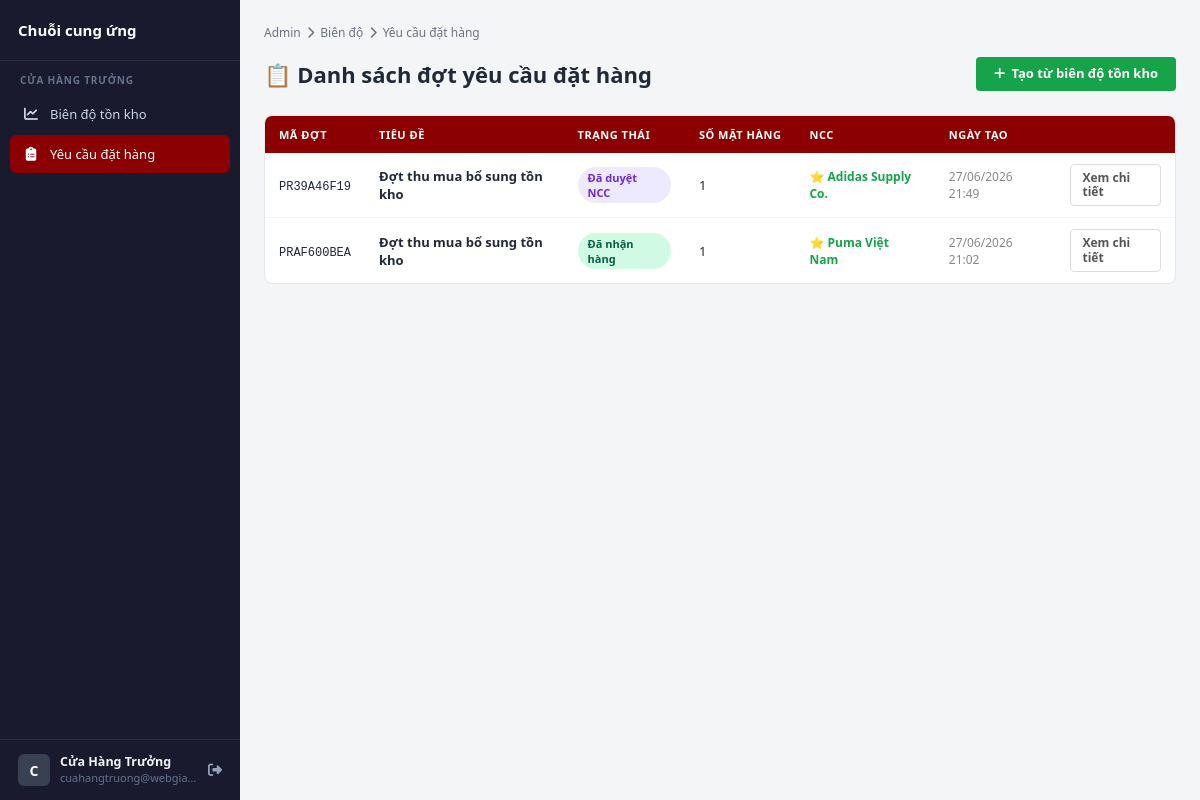
The page /supply/requests/ (signed in) on the database its author committed.
### apps/products/supply_models.py (models this page shows, shortened)
class PurchaseRequest(models.Model):
    class Status(models.TextChoices):
        DRAFT     = 'draft',     'Bản nháp'
        SENT      = 'sent',      'Đã gửi NCC'
        QUOTED    = 'quoted',    'NCC đã báo giá'
        APPROVED  = 'approved',  'Đã duyệt NCC'
        RECEIVED  = 'received',  'Đã nhận hàng'
        CANCELLED = 'cancelled', 'Đã hủy'
    code       = models.CharField(max_length=20, unique=True, blank=True)
    title      = models.CharField(max_length=200, default='Đợt thu mua bổ sung tồn kho')
    status     = models.CharField(max_length=20, choices=Status.choices, default=Status.DRAFT)
    note       = models.TextField(blank=True)
    created_by = models.ForeignKey(
        settings.AUTH_USER_MODEL, on_delete=models.SET_NULL,
        null=True, blank=True, related_name='purchase_requests',
    )
    suppliers  = models.ManyToManyField(
        Supplier, blank=True, verbose_name='Gửi đến NCC',
    )
    approved_supplier = models.ForeignKey(
        Supplier, on_delete=models.SET_NULL, null=True, blank=True,
        related_name='approved_requests', verbose_name='NCC được chọn',
    )
    approved_by  = models.ForeignKey(
        settings.AUTH_USER_MODEL, on_delete=models.SET_NULL,
        null=True, blank=True, related_name='approved_requests',
    )
    approved_at  = models.DateTimeField(null=True, blank=True)
    deadline     = models.DateField(null=True, blank=True, verbose_name='Hạn báo giá')
    created_at   = models.DateTimeField(auto_now_add=True)
    updated_at   = models.DateTimeField(auto_now=True)
    class Meta:
        verbose_name = 'Đợt yêu cầu đặt hàng'
        verbose_name_plural = 'Đợt yêu cầu đặt hàng'
        ordering = ['-created_at']
        permissions = [
            ('can_approve_purchase', 'Có thể duyệt đặt hàng'),
            ('can_receive_goods',    'Có thể nhận hàng'),
        ]

class Supplier(models.Model):
    name         = models.CharField(max_length=200, verbose_name='Tên NCC')
    contact_name = models.CharField(max_length=100, blank=True, verbose_name='Người liên hệ')
    phone        = models.CharField(max_length=20, blank=True)
    email        = models.EmailField(blank=True)
    address      = models.TextField(blank=True)
    note         = models.TextField(blank=True)
    is_active    = models.BooleanField(default=True)
    user         = models.OneToOneField(
        settings.AUTH_USER_MODEL, on_delete=models.SET_NULL,
        null=True, blank=True, related_name='supplier_profile',
        verbose_name='Tài khoản đăng nhập NCC',
    )
    created_at   = models.DateTimeField(auto_now_add=True)
    class Meta:
        verbose_name = 'Nhà cung cấp'
        verbose_name_plural = 'Nhà cung cấp'
        ordering = ['name']

### apps/products/supply_views.py (the view)
# urls.py: path('requests/', v.request_list, name='request_list'),
@login_required
def request_list(request):
    if not is_store_manager(request.user):
        return redirect('admin:index')
    qs = PurchaseRequest.objects.prefetch_related('items', 'suppliers').order_by('-created_at')
    page_obj, paginator = paginate_queryset(request, qs, per_page=15)
    context = {'requests': page_obj.object_list}
    context.update(_pagination_context(request, page_obj, paginator))
    return render(request, 'supply/request_list.html', context)

### apps/cart/context_processors.py (called while the page is built)
def cart_count(request):
    if request.user.is_authenticated:
        total_items = get_user_cart_item_count(request.user)
    else:
        cart = get_session_cart(request.session)
        total_items = sum(int(item.get('quantity', 0)) for item in cart.values())
    return {'cart_count': total_items}

### apps/cart/services.py (called while the page is built)
def get_user_cart_item_count(user):
    cart = Cart.objects.filter(user=user).first()
    if not cart:
        return 0
    return sum(item.quantity for item in cart.items.all())

### apps/products/context_processors.py (called while the page is built)
def navigation_data(request):
    return {
        'categories': Category.objects.filter(is_active=True).order_by('name'),
        'brands': Brand.objects.filter(is_active=True).order_by('name'),
    }

def supply_nav(request):
    user = request.user
    supplier = None
    if user.is_authenticated:
        from .supply_models import Supplier
        supplier = Supplier.objects.filter(user=user, is_active=True).first()
    return {
        'supply_is_manager': is_store_manager(user),
        'supply_is_supplier': is_supplier_user(user),
        'supply_paths': SUPPLY_PATHS,
        'supply_supplier': supplier,
    }

### apps/products/supply_admin_paths.py (called while the page is built)
def supply_path(name, pk=None):
    key = SUPPLY_ALIASES.get(name, name)
    path = SUPPLY_PATHS.get(key, '/supply/')
    if pk is not None and '{pk}' in path:
        return path.format(pk=pk)
    return path

### apps/products/supply_pagination.py (called while the page is built, shortened)
def paginate_queryset(request, queryset, per_page=25, page_param='page'):
    paginator = Paginator(queryset, per_page)
    page_num = request.GET.get(page_param, 1)
    try:
        page_obj = paginator.page(page_num)
    except PageNotAnInteger:
        page_obj = paginator.page(1)
    except EmptyPage:
        page_obj = paginator.page(paginator.num_pages)
    return page_obj, paginator

def smart_page_range(page_obj, paginator):
    current = page_obj.number
    num_pages = paginator.num_pages
    if num_pages <= 7:
        return list(range(1, num_pages + 1))

### apps/products/supply_permissions.py (called while the page is built)
def is_store_manager(user):
    if not user.is_authenticated:
        return False
    if is_supplier_user(user):
        return False
    return (
        user.is_superuser
        or user.is_staff
        or user.has_perm('products.can_approve_purchase')
        or user.has_perm('products.can_receive_goods')
    )

def is_supplier_user(user):
    return user.is_authenticated and Supplier.objects.filter(
        user=user, is_active=True
    ).exists()

### apps/products/supply_views.py (called while the page is built)
def _querystring(request, exclude=('page',)):
    q = request.GET.copy()
    for key in exclude:
        q.pop(key, None)
    return q.urlencode()

### templates/supply/request_list.html (shortened to what this page needs)
{% extends 'supply/base_supply.html' %}
{% load supply_admin %}
{% block supply_content %}
<nav class="supply-breadcrumb">
    <a href="{{ supply_paths.admin_index }}">Admin</a>
    <i class="fas fa-chevron-right"></i>
    <a href="{% supply_url 'analytics' %}">Biên độ</a>
    <i class="fas fa-chevron-right"></i>
    <span>Yêu cầu đặt hàng</span>
</nav>
<div class="supply-header">
    <h1 class="supply-title">📋 Danh sách đợt yêu cầu đặt hàng</h1>
    <a href="{% supply_url 'analytics' %}" class="btn-green">
        <i class="fas fa-plus"></i> Tạo từ biên độ tồn kho
    </a>
</div>
<div class="s-card">
    <div style="overflow-x:auto;">
    <table class="s-table">
        <thead>
            <tr>
                <th>Mã đợt</th>
                <th>Tiêu đề</th>
                <th>Trạng thái</th>
                <th>Số mặt hàng</th>
                <th>NCC</th>
                <th>Ngày tạo</th>
                <th></th>
            </tr>
        </thead>
        <tbody>
            {% for pr in requests %}
            <tr>
                <td><code style="font-size:12px;">{{ pr.code }}</code></td>
                <td style="font-weight:600;">{{ pr.title }}</td>
                <td><span class="badge badge-{{ pr.status }}">{{ pr.get_status_display }}</span></td>
                <td>{{ pr.items.count }}</td>
                <td style="font-size:12px;color:#666;">
                    {% if pr.approved_supplier %}
                    <span style="color:#16a34a;font-weight:600;">⭐ {{ pr.approved_supplier.name }}</span>
                    {% elif pr.suppliers.exists %}
                    {{ pr.suppliers.count }} NCC
                    {% else %}
                    <span style="color:#999;">Chưa gửi</span>
                    {% endif %}
                </td>
                <td style="font-size:12px;color:#888;">{{ pr.created_at|date:"d/m/Y H:i" }}</td>
                <td>
                    <a href="{% supply_url 'request_detail' pr.pk %}" class="btn-secondary" style="font-size:12px;padding:6px 12px;">
                        Xem chi tiết
                    </a>
                </td>
            </tr>
            {% endfor %}
        </tbody>
    </table>
    </div>
</div>
{% endblock %}

### templates/supply/layout.html (shortened to what this page needs)
{% load static %}
<!DOCTYPE html>
<html lang="vi">
<head>
    <link rel="stylesheet" href="https://cdnjs.cloudflare.com/ajax/libs/font-awesome/6.6.0/css/all.min.css" />
    <link rel="stylesheet" href="{% static 'css/supply.css' %}" />
</head>
<body class="supply-body">
<div class="supply-app">
    <aside class="supply-sidebar">
        <div class="supply-brand">
            <strong>Chuỗi cung ứng</strong>
        </div>
        <nav class="supply-nav">
            {% if supply_is_manager %}
            <div class="supply-nav-group">
                <span class="supply-nav-label">Cửa hàng trưởng</span>
                <a href="{{ supply_paths.bien_do }}" class="supply-nav-link{% if request.path == supply_paths.bien_do %} active{% endif %}">
                    <i class="fas fa-chart-line"></i> Biên độ tồn kho
                </a>
                <a href="{{ supply_paths.request_list }}" class="supply-nav-link{% if '/supply/requests' in request.path %} active{% endif %}">
                    <i class="fas fa-clipboard-list"></i> Yêu cầu đặt hàng
                </a>
            </div>
            {% endif %}
        </nav>
        {% if user.is_authenticated %}
        <div class="supply-user">
            <div class="supply-user-avatar">
                {% if supply_supplier %}
                    {{ supply_supplier.name|slice:":1"|upper }}
                {% else %}
                    {{ user.username|slice:":1"|upper }}
                {% endif %}
            </div>
            <div class="supply-user-info">
                <span class="supply-user-name">
                    {% if supply_supplier %}
                        {{ supply_supplier.name }}
                    {% else %}
                        {{ user.get_full_name|default:user.username }}
                    {% endif %}
                </span>
                <span class="supply-user-email">
                    {% if supply_supplier %}
                        {{ supply_supplier.email|default:user.email }}
                    {% else %}
                        {{ user.email }}
                    {% endif %}
                </span>
            </div>
            <div class="supply-user-actions">
                <form method="post" action="{% url 'admin:logout' %}" style="display: inline; margin: 0; padding: 0;">
                    <button type="submit" title="Đăng xuất" style="background: none; border: none; color: inherit; padding: 0; cursor: pointer; font: inherit; display: flex; align-items: center;">
                        <i class="fas fa-right-from-bracket"></i>
                    </button>
                </form>
            </div>
        </div>
        {% endif %}
    </aside>
    <main class="supply-main">
        <div class="supply-page">
            {% block supply_content %}{% endblock %}
        </div>
    </main>
</div>
</body>
</html>

### static/css/supply.css (style rules this page uses)
:root { --sc-red: #8b0000; --sc-red-light: #a52a2a; --sc-bg: #f4f5f7; --sc-sidebar: #1a1a2e; --sc-sidebar-text: #cbd5e1; --sc-border: #e5e7eb; --sc-text: #1f2937; --sc-muted: #6b7280; }
* { box-sizing: border-box; }
body.supply-body { margin: 0; font-family: 'Segoe UI', system-ui, -apple-system, sans-serif; background: var(--sc-bg); color: var(--sc-text); }
.supply-app { display: flex; min-height: 100vh; }
.supply-sidebar { width: 240px; height: 100vh; position: sticky; top: 0; flex-shrink: 0; background: var(--sc-sidebar); color: var(--sc-sidebar-text); display: flex; flex-direction: column; padding: 0; }
.supply-brand { padding: 20px 18px; border-bottom: 1px solid rgba(255,255,255,.08); }
.supply-brand strong { display: block; color: #fff; font-size: 15px; }
.supply-nav { flex: 1; padding: 12px 10px; overflow-y: auto; }
.supply-nav-group { margin-bottom: 20px; }
.supply-nav-label { display: block; font-size: 10px; text-transform: uppercase; letter-spacing: .8px; color: #64748b; padding: 0 10px 8px; font-weight: 700; }
.supply-nav-link { display: flex; align-items: center; gap: 10px; padding: 10px 12px; border-radius: 6px; color: var(--sc-sidebar-text); text-decoration: none; font-size: 13px; font-weight: 500; margin-bottom: 2px; transition: background .15s, color .15s; }
.supply-nav-link.active { background: var(--sc-red); color: #fff; }
.supply-nav-link i { width: 18px; text-align: center; font-size: 14px; }
.supply-user { padding: 14px 18px; border-top: 1px solid rgba(255,255,255,.08); display: flex; align-items: center; gap: 10px; color: #94a3b8; }
.supply-user-avatar { width: 32px; height: 32px; border-radius: 6px; background: #374151; color: #fff; font-weight: 700; font-size: 14px; display: flex; align-items: center; justify-content: center; flex-shrink: 0; text-transform: uppercase; }
.supply-user-info { display: flex; flex-direction: column; min-width: 0; flex: 1; }
.supply-user-name { font-weight: 600; color: #f1f5f9; font-size: 12.5px; white-space: nowrap; overflow: hidden; text-overflow: ellipsis; line-height: 1.3; }
.supply-user-email { font-size: 11px; color: #64748b; white-space: nowrap; overflow: hidden; text-overflow: ellipsis; line-height: 1.3; margin-top: 1px; }
.supply-user-actions { color: #94a3b8; font-size: 14px; display: flex; align-items: center; }
.supply-user-actions button { color: #94a3b8; background: none; border: none; padding: 0; cursor: pointer; font: inherit; display: flex; align-items: center; transition: color 0.15s; }
.supply-main { flex: 1; min-width: 0; overflow-x: auto; }
.supply-page { max-width: 1200px; margin: 0 auto; padding: 24px; }
.supply-header { display: flex; align-items: center; justify-content: space-between; flex-wrap: wrap; gap: 12px; margin-bottom: 24px; }
.supply-title { font-size: 22px; font-weight: 700; color: var(--sc-text); margin: 0; }
.supply-breadcrumb { font-size: 12px; color: var(--sc-muted); margin-bottom: 16px; display: flex; align-items: center; gap: 6px; }
.supply-breadcrumb a { color: var(--sc-muted); text-decoration: none; }
.s-card { background: #fff; border: 1px solid var(--sc-border); border-radius: 8px; overflow: hidden; margin-bottom: 16px; }
.s-table { width: 100%; border-collapse: collapse; }
.s-table th { padding: 11px 14px; text-align: left; font-size: 11px; font-weight: 600; text-transform: uppercase; letter-spacing: .5px; color: #fff; background: var(--sc-red); white-space: nowrap; }
.s-table td { padding: 11px 14px; font-size: 13px; border-bottom: 1px solid #f3f4f6; }
.s-table tbody tr:last-child td { border-bottom: none; }
.badge { display: inline-block; padding: 3px 10px; border-radius: 20px; font-size: 11px; font-weight: 700; }
.badge-approved { background: #ede9fe; color: #6d28d9; }
.badge-received { background: #d1fae5; color: #065f46; }
.btn-primary, .btn-secondary, .btn-green, .btn-blue { padding: 9px 18px; border-radius: 4px; font-size: 13px; font-weight: 600; cursor: pointer; text-decoration: none; display: inline-flex; align-items: center; gap: 6px; border: none; line-height: 1.2; }
.btn-secondary { background: #fff; color: #555; border: 1.5px solid #ddd; }
.btn-green { background: #16a34a; color: #fff; }

### rows shown on the page
PurchaseRequest: code "PR39A46F19", title "Đợt thu mua bổ sung tồn kho", status "Đã duyệt NCC", items.count "1", approved_supplier.name "Adidas Supply Co.", created_at "27/06/2026 21:49"
PurchaseRequest: code "PRAF600BEA", title "Đợt thu mua bổ sung tồn kho", status "Đã nhận hàng", items.count "1", approved_supplier.name "Puma Việt Nam", created_at "27/06/2026 21:02"

### other values the page prints
{{ user.username|slice:":1"|upper }} "C"
{{ user.get_full_name|default:user.username }} "Cửa Hàng Trưởng"
{{ user.email }} "cuahangtruong@webgia…"
